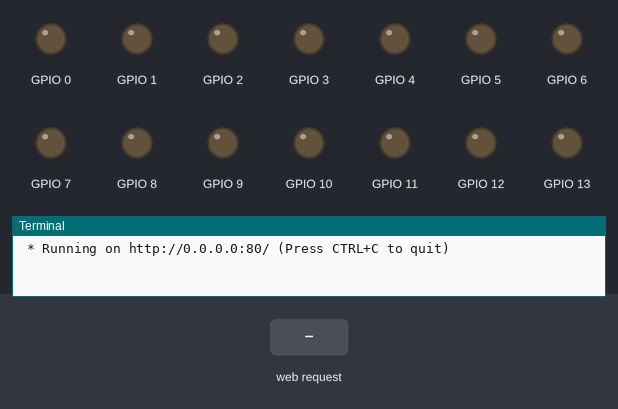
Recording of a program running on a simulated Raspberry Pi (BCM pin numbers). Parts: output pins drawn as LEDs (lit = HIGH), the last lines printed to the terminal. The test bench sets the inputs (shaded band). The clock reads 2024-03-15 10:24:30 at power-on unless the program sets it.

Above: at 1.2 s.
1.3 s: HTTP request for /0/on received
At 1.6 s:
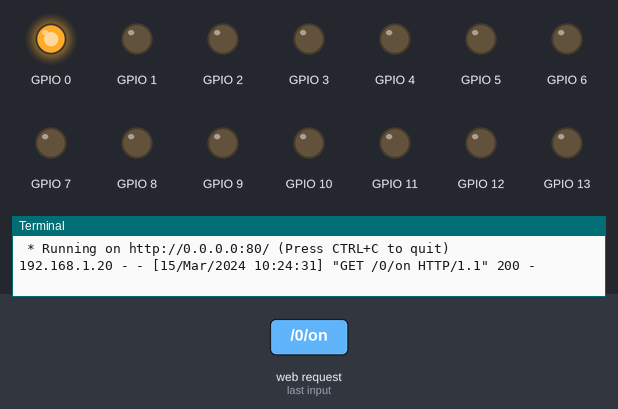
2.8 s: HTTP request for /1/on received
At 4.0 s:
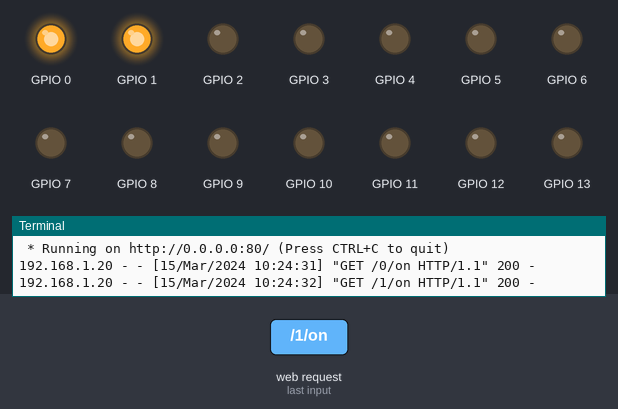
4.3 s: HTTP request for /0/off received
At 5.1 s:
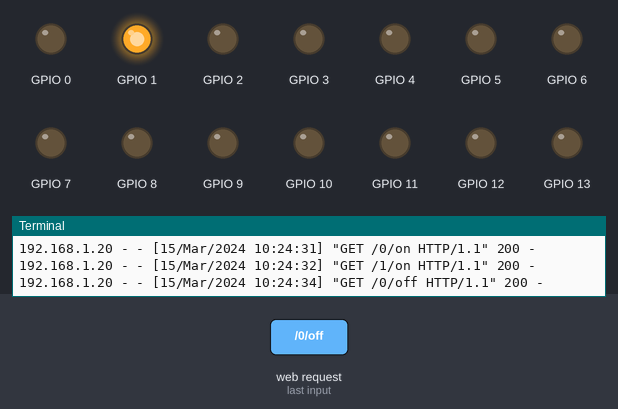
5.8 s: HTTP request for /2/on received
At 6.3 s:
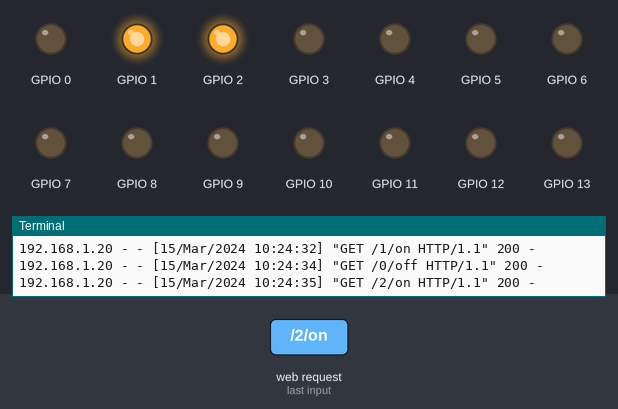
7.3 s: HTTP request for /1/off received
At 8.5 s:
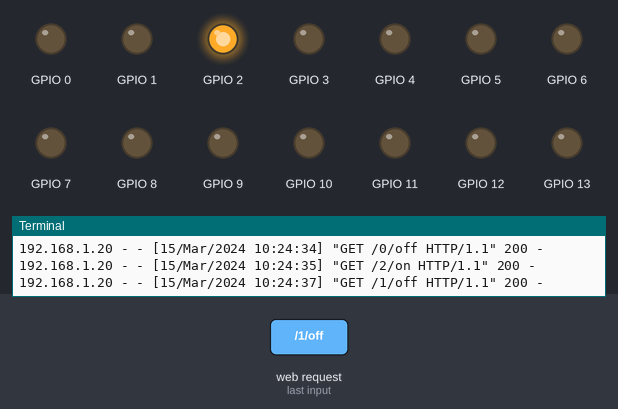
8.8 s: HTTP request for /2/off received
At 9.8 s:
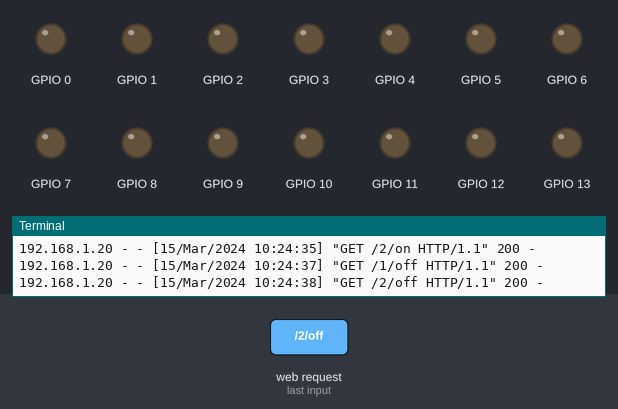
Timing chart, 0 to 11.3 s (numbered marks = the images above; inputs shaded):
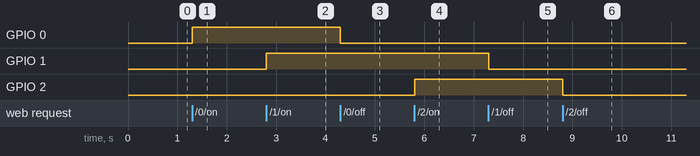

The program:

app.py
```python
#Made by Soumya Sambit Rath
import RPi.GPIO as GPIO
from flask import Flask, render_template, request
app = Flask(__name__)

GPIO.setmode(GPIO.BCM)
GPIO.setwarnings(False)

# Create a dictionary called pins to store the pin number, name, and pin state:
pins = {
   0: {'name' : 'GPIO 0', 'state' : GPIO.LOW},
   1: {'name' : 'GPIO 1', 'state' : GPIO.LOW},
   2: {'name' : 'GPIO 2', 'state' : GPIO.LOW},
   3: {'name' : 'GPIO 3', 'state' : GPIO.LOW},
   4: {'name' : 'GPIO 4', 'state' : GPIO.LOW},
   5: {'name' : 'GPIO 5', 'state' : GPIO.LOW},
   6: {'name' : 'GPIO 6', 'state' : GPIO.LOW},
   7: {'name' : 'GPIO 7', 'state' : GPIO.LOW},
   8: {'name' : 'GPIO 8', 'state' : GPIO.LOW},
   9: {'name' : 'GPIO 9', 'state' : GPIO.LOW},
   10: {'name' : 'GPIO 10', 'state' : GPIO.LOW},
   11: {'name' : 'GPIO 11', 'state' : GPIO.LOW},
   12: {'name' : 'GPIO 12', 'state' : GPIO.LOW},
   13: {'name' : 'GPIO 13', 'state' : GPIO.LOW},
   14: {'name' : 'GPIO 14', 'state' : GPIO.LOW},
   15: {'name' : 'GPIO 15', 'state' : GPIO.LOW},
   16: {'name' : 'GPIO 16', 'state' : GPIO.LOW},
   17: {'name' : 'GPIO 17', 'state' : GPIO.LOW},
   18 : {'name' : 'GPIO 18', 'state' : GPIO.LOW},
   19: {'name' : 'GPIO 19', 'state' : GPIO.LOW},
   20: {'name' : 'GPIO 20', 'state' : GPIO.LOW},
   21: {'name' : 'GPIO 21', 'state' : GPIO.LOW},
   22: {'name' : 'GPIO 22', 'state' : GPIO.LOW},
   23: {'name' : 'GPIO 23', 'state' : GPIO.LOW},
   24: {'name' : 'GPIO 24', 'state' : GPIO.LOW},
   25: {'name' : 'GPIO 25', 'state' : GPIO.LOW},
   26: {'name' : 'GPIO 26', 'state' : GPIO.LOW},
   27: {'name' : 'GPIO 27', 'state' : GPIO.LOW},


   }

# Set each pin as an output and make it low:
for pin in pins:
   GPIO.setup(pin, GPIO.OUT)
   GPIO.output(pin, GPIO.LOW)

@app.route("/")
def main():
   # For each pin, read the pin state and store it in the pins dictionary:
   for pin in pins:
      pins[pin]['state'] = GPIO.input(pin)
   # Put the pin dictionary into the template data dictionary:
   templateData = {
      'pins' : pins
      }
   # Pass the template data into the template main.html and return it to the user
   return render_template('main.html', **templateData)

# The function below is executed when someone requests a URL with the pin number and action in it:
@app.route("/<changePin>/<action>")
def action(changePin, action):
   # Convert the pin from the URL into an integer:
   changePin = int(changePin)
   # Get the device name for the pin being changed:
   deviceName = pins[changePin]['name']
   # If the action part of the URL is "on," execute the code indented below:
   if action == "on":
      # Set the pin high:
      GPIO.output(changePin, GPIO.HIGH)
      # Save the status message to be passed into the template:
      message = "Turned " + deviceName + " on."
   if action == "off":
      GPIO.output(changePin, GPIO.LOW)
      message = "Turned " + deviceName + " off."

   # For each pin, read the pin state and store it in the pins dictionary:
   for pin in pins:
      pins[pin]['state'] = GPIO.input(pin)

   # Along with the pin dictionary, put the message into the template data dictionary:
   templateData = {
      'pins' : pins
   }

   return render_template('main.html', **templateData)

if __name__ == "__main__":
   app.run(host='0.0.0.0', port=80, debug=True)
```

Measured:
- after the input at 1.3 s, GPIO 0: LOW → HIGH at once
- after the input at 2.8 s, GPIO 1: LOW → HIGH at once
- after the input at 4.3 s, GPIO 0: HIGH → LOW at once
- after the input at 5.8 s, GPIO 2: LOW → HIGH at once
- after the input at 7.3 s, GPIO 1: HIGH → LOW at once
- after the input at 8.8 s, GPIO 2: HIGH → LOW at once
